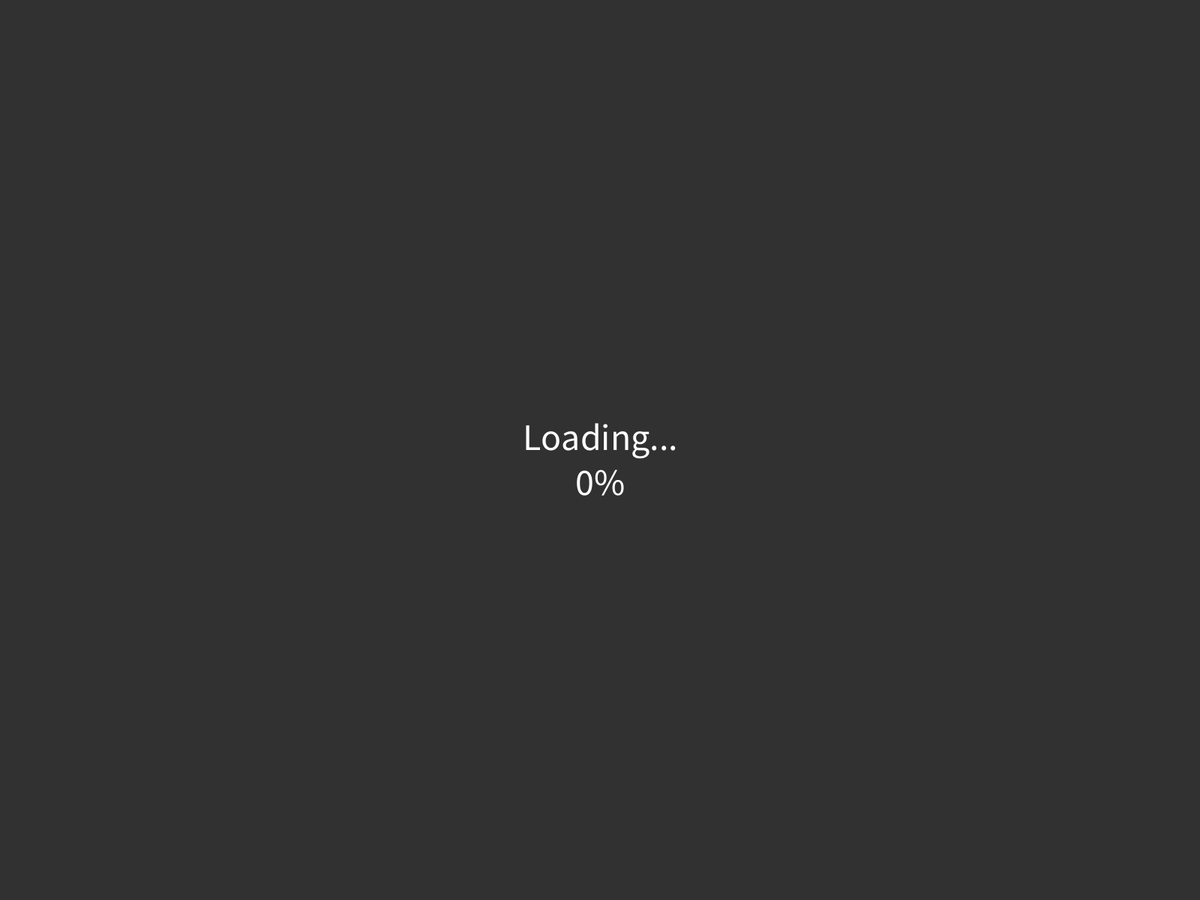
Frame 1 (no input)
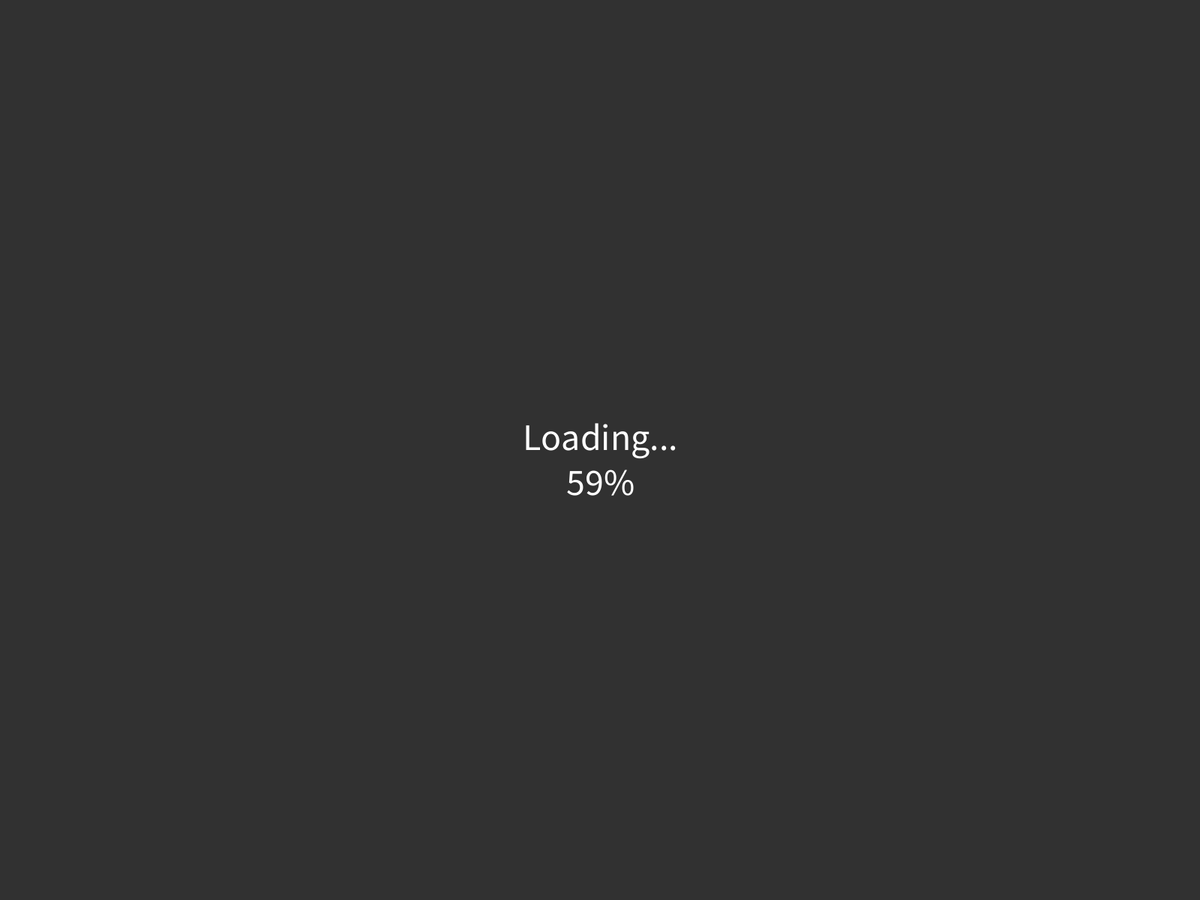
Frame 60 (the mouse pressed at the canvas centre just before this capture)
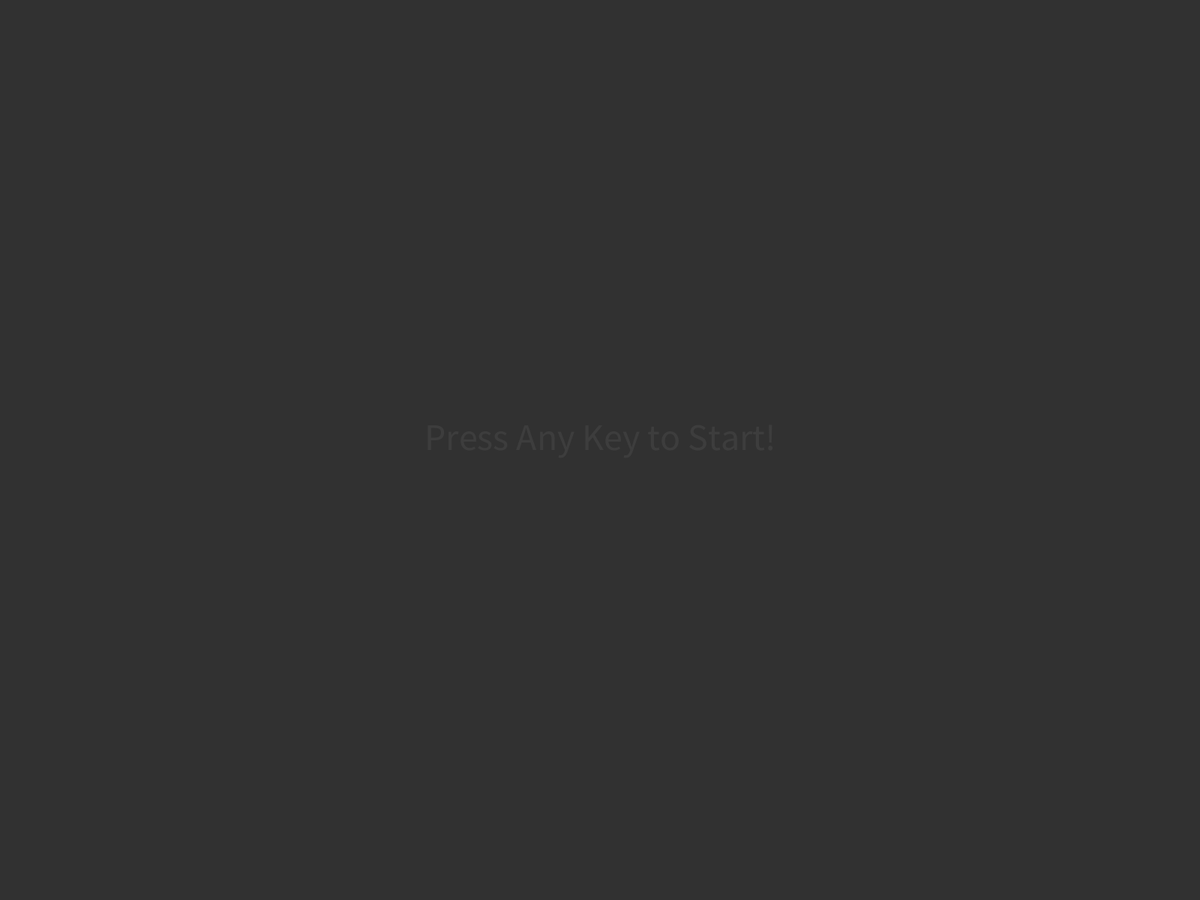
Frame 120 (the mouse held since frame 60 and released just before this capture)

The Processing sketch that drew these frames (run headless with seeded random() and noise(); from frame 60 on, the mouse is pressed at the canvas centre):

// Processing sketch: switchCase
// ── switchCase.pde
int mode = 0;
int loadP = 0;
void setup() {
  fullScreen();
  textAlign(CENTER);
  textSize(50);
}
void draw() {
  background(49);
  switch (mode) {
  case 0: // if(mode == 0){ do this!}
    loadMode();
    break;
  case 1: //if(mode == 1){ do that!}
    startMode();
    break;
  case 2:
    gameMode();
    break;

  case 3:
    endMode();
    break;
  }
}
// ── endMode.pde
void endMode(){
text("You Win!", width/2, height/2);
}
// ── gameMode.pde
void gameMode() {
  
}
// ── keyInteraction.pde
void keyPressed() {
  if (mode == 1) {
    mode = 2;
  }
}
// ── loadMode.pde
void loadMode() {
  fill(255);
  noStroke();
  text("Loading...", width/2, height/2);
  text(loadP + "%", width/2, height/2 + 60);
  if (loadP < 100) {
    loadP ++;
  }
  if (loadP == 100) mode = 1;
}
// ── startMode.pde
void startMode() {
  fill(random(255));
  text("Press Any Key to Start!", width/2, height/2);
}
